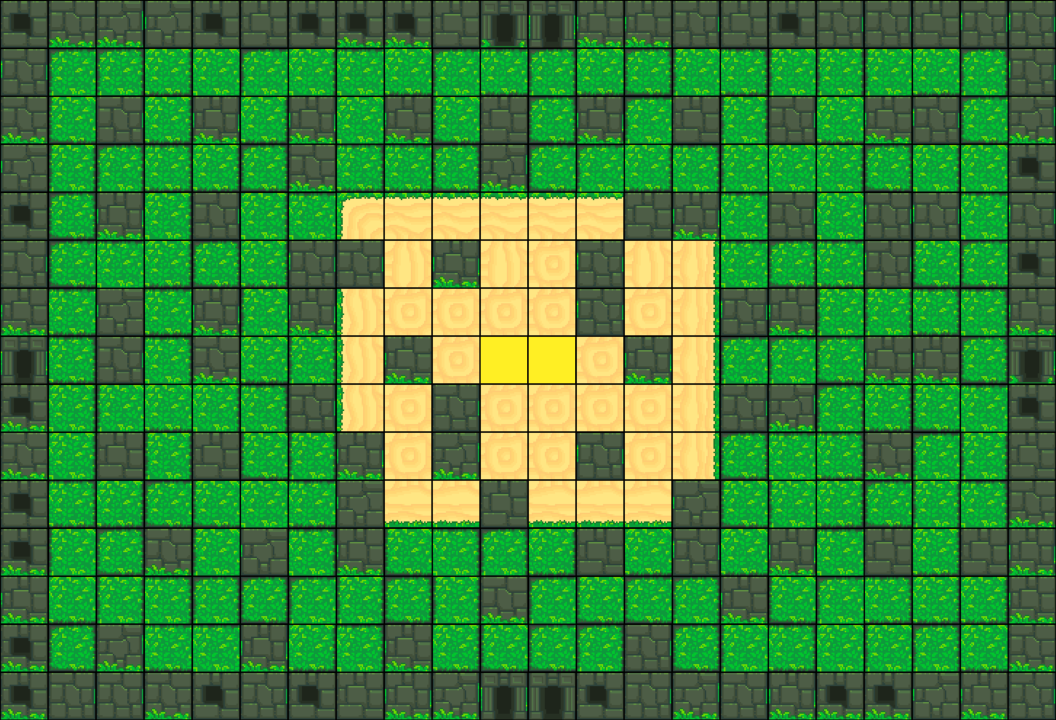

Tiled map render using the project's own tile images. Description and the whole map definition, tile-layer contents included, below:
An orthogonal 22x15 tile map with 48x48 px tiles, 1 tile layer (Tile Layer 1) and 70 objects (69x wall, player).

<map version="1.9" tiledversion="1.9.2" orientation="orthogonal" renderorder="right-down" width="22" height="15" tilewidth="48" tileheight="48" infinite="0" nextlayerid="4" nextobjectid="73">
 <tileset firstgid="1" name="map1new" tilewidth="48" tileheight="48" tilecount="667" columns="23">
  <image source="map1new.png" width="1104" height="1392" />
 </tileset>
 <layer id="1" name="Tile Layer 1" width="22" height="15">
  <data encoding="csv">
28,97,98,73,28,74,28,51,51,74,99,52,96,96,75,74,28,75,75,74,27,27,
27,24,94,72,48,24,49,25,71,24,95,94,71,117,47,118,47,93,47,71,94,27,
97,70,75,72,50,72,50,48,96,70,74,117,50,24,74,93,75,71,96,27,116,98,
73,93,94,118,72,117,97,118,95,117,98,116,24,72,26,47,48,49,117,49,48,28,
28,117,50,49,75,49,25,119,120,120,120,120,120,74,50,25,75,48,27,27,25,27,
75,116,25,72,117,72,27,75,145,50,145,143,27,145,144,25,117,95,27,70,116,28,
96,95,73,95,50,47,50,142,143,143,143,143,27,143,144,27,96,47,93,118,26,96,
52,118,75,26,97,71,93,142,96,143,146,146,143,50,144,24,24,116,96,96,117,53,
51,49,47,71,49,26,75,142,143,75,143,143,143,143,144,75,98,94,72,70,25,28,
97,49,74,93,74,70,93,50,143,98,143,143,27,143,144,117,25,118,97,24,93,74,
28,118,72,116,70,48,95,73,166,166,74,166,166,166,73,70,47,72,116,93,26,97,
51,47,117,97,47,73,26,96,70,26,94,72,74,71,27,71,50,25,74,72,74,50,
96,71,93,26,94,117,24,93,117,93,97,24,70,116,94,96,70,24,118,72,72,96,
51,117,98,95,25,50,72,26,96,72,70,116,94,75,117,47,118,48,47,94,71,97,
51,75,75,97,28,75,28,74,50,98,52,29,28,75,98,75,50,51,51,73,96,75
</data>
 </layer>
 <objectgroup id="2" name="Obstacle">
  <object id="1" type="wall" x="1" y="0" width="47" height="719" />
  <object id="2" type="wall" x="49" y="1" width="1006" height="47" />
  <object id="3" type="wall" x="1014" y="47" width="42" height="672" />
  <object id="4" type="wall" x="464" y="923" />
  <object id="5" type="wall" x="464" y="923" />
  <object id="6" type="wall" x="48" y="672" width="960" height="48" />
  <object id="7" type="wall" x="103" y="625" width="40" height="47" />
  <object id="10" type="wall" x="150" y="529" width="42" height="47" />
  <object id="11" type="wall" x="247" y="530" width="41" height="47" />
  <object id="12" type="wall" x="486" y="481" width="41" height="47" />
  <object id="13" type="wall" x="247" y="625" width="41" height="47" />
  <object id="14" type="wall" x="629" y="625" width="42" height="47" />
  <object id="15" type="wall" x="486" y="578" width="42" height="47" />
  <object id="16" type="wall" x="581" y="530" width="42" height="47" />
  <object id="17" type="wall" x="678" y="529" width="41" height="47" />
  <object id="18" type="wall" x="105" y="194" width="38" height="47" />
  <object id="19" type="wall" x="105" y="97" width="39" height="47" />
  <object id="20" type="wall" x="104" y="289" width="40" height="47" />
  <object id="21" type="wall" x="104" y="337" width="40" height="47" />
  <object id="22" type="wall" x="104" y="433" width="39" height="47" />
  <object id="23" type="wall" x="199" y="288" width="41" height="47" />
  <object id="24" type="wall" x="198" y="338" width="41" height="47" />
  <object id="25" type="wall" x="200" y="432" width="40" height="47" />
  <object id="26" type="wall" x="198" y="97" width="41" height="47" />
  <object id="27" type="wall" x="198" y="192" width="41" height="47" />
  <object id="28" type="wall" x="293" y="98" width="41" height="47" />
  <object id="29" type="wall" x="294" y="146" width="41" height="47" />
  <object id="30" type="wall" x="293" y="241" width="42" height="47" />
  <object id="31" type="wall" x="337" y="241" width="45" height="47" />
  <object id="32" type="wall" x="294" y="288" width="41" height="47" />
  <object id="33" type="wall" x="294" y="386" width="41" height="47" />
  <object id="34" type="wall" x="341" y="433" width="42" height="47" />
  <object id="35" type="wall" x="342" y="480" width="42" height="47" />
  <object id="36" type="wall" x="342" y="528" width="41" height="47" />
  <object id="37" type="wall" x="390" y="623" width="41" height="47" />
  <object id="38" type="wall" x="390" y="337" width="42" height="47" />
  <object id="39" type="wall" x="438" y="385" width="41" height="47" />
  <object id="40" type="wall" x="437" y="433" width="43" height="47" />
  <object id="41" type="wall" x="438" y="242" width="41" height="47" />
  <object id="42" type="wall" x="391" y="96" width="42" height="47" />
  <object id="43" type="wall" x="486" y="96" width="42" height="47" />
  <object id="44" type="wall" x="485" y="145" width="43" height="47" />
  <object id="45" type="wall" x="581" y="96" width="43" height="47" />
  <object id="46" type="wall" x="678" y="97" width="42" height="47" />
  <object id="47" type="wall" x="629" y="193" width="42" height="47" />
  <object id="48" type="wall" x="581" y="241" width="43" height="47" />
  <object id="49" type="wall" x="581" y="289" width="42" height="47" />
  <object id="50" type="wall" x="628" y="337" width="43" height="47" />
  <object id="51" type="wall" x="582" y="434" width="41" height="47" />
  <object id="52" type="wall" x="678" y="482" width="43" height="47" />
  <object id="53" type="wall" x="726" y="577" width="42" height="47" />
  <object id="54" type="wall" x="774" y="530" width="41" height="47" />
  <object id="55" type="wall" x="869" y="529" width="43" height="47" />
  <object id="56" type="wall" x="966" y="528" width="41" height="47" />
  <object id="57" type="wall" x="869" y="435" width="42" height="47" />
  <object id="58" type="wall" x="726" y="386" width="41" height="47" />
  <object id="59" type="wall" x="769" y="386" width="47" height="47" />
  <object id="60" type="wall" x="726" y="290" width="41" height="47" />
  <object id="61" type="wall" x="770" y="290" width="47" height="47" />
  <object id="62" type="wall" x="673" y="194" width="47" height="47" />
  <object id="63" type="wall" x="774" y="194" width="40" height="47" />
  <object id="64" type="wall" x="870" y="193" width="42" height="47" />
  <object id="65" type="wall" x="913" y="193" width="47" height="47" />
  <object id="66" type="wall" x="871" y="240" width="41" height="47" />
  <object id="67" type="wall" x="870" y="336" width="41" height="47" />
  <object id="68" type="wall" x="914" y="335" width="47" height="47" />
  <object id="69" type="wall" x="773" y="98" width="43" height="47" />
  <object id="70" type="wall" x="870" y="96" width="42" height="47" />
  <object id="71" type="wall" x="912" y="97" width="47" height="47" />
 </objectgroup>
 <objectgroup id="3" name="Player">
  <object id="72" type="player" x="49" y="49" width="47" height="46" />
 </objectgroup>
</map>